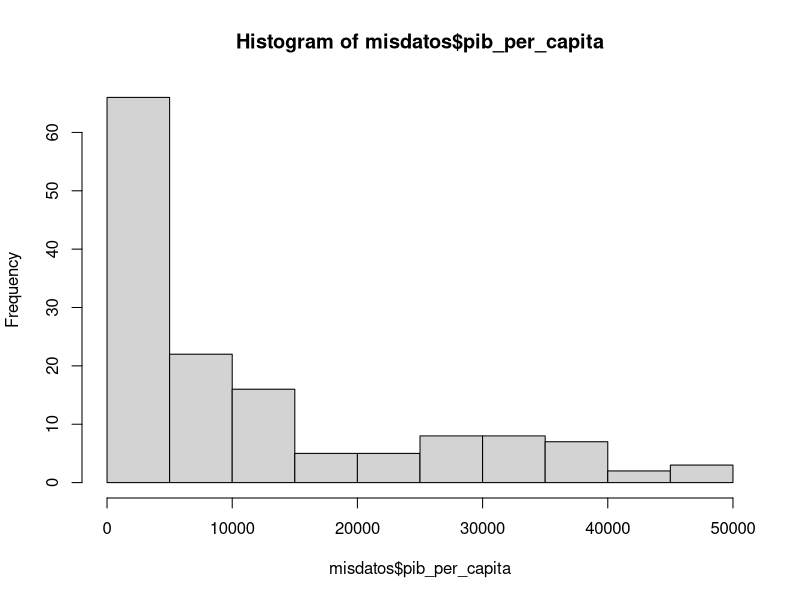
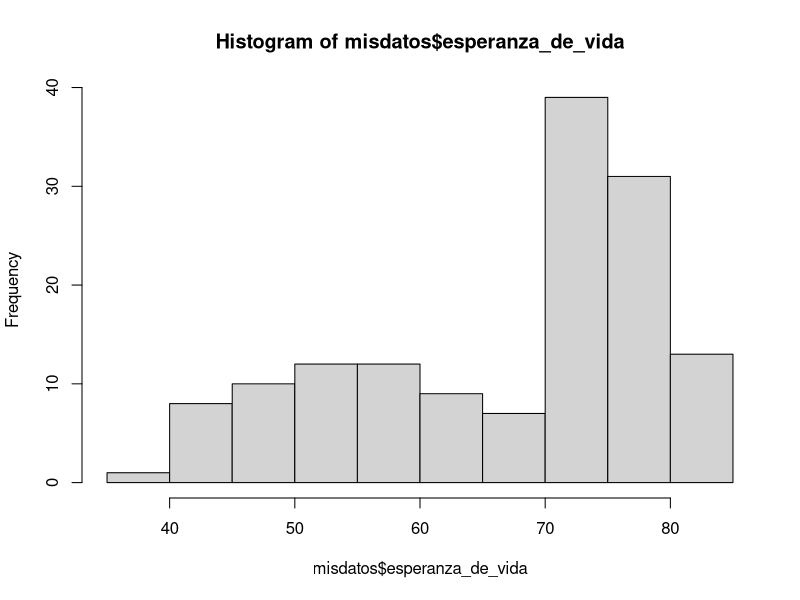
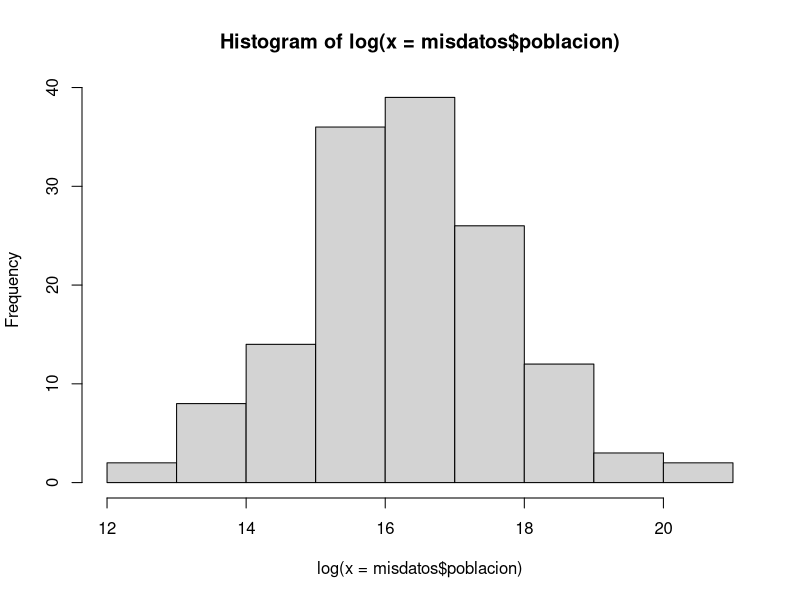

Here is the R script that generated these plots, in order:
# nombre del archivo a mandar por correo:
# nombre_apellido_estadistica_profesor.R
# ejemplo:
# juan_perez_estadistica_beltran.R

# No olvide ejecutar las líneas 6 y 11 antes de empezar el resto del trabajo
library(readxl)

# 1. Use la función read_excel para cargar los datos que se encuentran en el archivo excel 

misdatos <- read_excel("datos_e.xlsx")



# 2. Para las variables "pib_per_capita" y "esperanza_de_vida" compute lo siguiente
# 2.1 la media cada una (4 pts)
mean(misdatos$pib_per_capita)
mean(misdatos$esperanza_de_vida)

# 2.2 la desviación estandar de cada una (4 pts)
sd(misdatos$pib_per_capita)
sd(misdatos$esperanza_de_vida)
# 2.3 la cantidad de observaciones (n) de cada una (4 pts )
length(misdatos$pib_per_capita)
length(misdatos$esperanza_de_vida)





# 3. Grafique los histogramas de estas tres variables:
# "pib_per_capita" (2 pto), "esperanza_de_vida" (2 pto) y el logaritmo natural de la variable "población" (4 pts)
hist(x=misdatos$pib_per_capita)
hist(x=misdatos$esperanza_de_vida)
hist(log(x=misdatos$poblacion))

# Puede usar cualquier función y paquete de R que grafique histogramas



